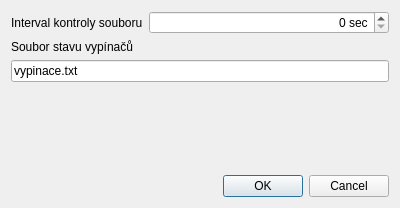
<?xml version="1.0" encoding="UTF-8"?>
<ui version="4.0">
 <class>SettingsDialog</class>
 <widget class="QDialog" name="SettingsDialog">
  <property name="geometry">
   <rect>
    <x>0</x>
    <y>0</y>
    <width>400</width>
    <height>208</height>
   </rect>
  </property>
  <property name="windowTitle">
   <string>Dialog</string>
  </property>
  <layout class="QVBoxLayout" name="verticalLayout">
   <item>
    <layout class="QFormLayout" name="formLayout">
     <item row="0" column="0">
      <widget class="QLabel" name="label_2">
       <property name="text">
        <string>Interval kontroly souboru</string>
       </property>
      </widget>
     </item>
     <item row="0" column="1">
      <widget class="QSpinBox" name="edCheckInterval">
       <property name="alignment">
        <set>Qt::AlignRight|Qt::AlignTrailing|Qt::AlignVCenter</set>
       </property>
       <property name="suffix">
        <string> sec</string>
       </property>
       <property name="maximum">
        <number>600</number>
       </property>
      </widget>
     </item>
     <item row="1" column="0">
      <widget class="QLabel" name="label">
       <property name="text">
        <string>Soubor stavu vypínačů</string>
       </property>
      </widget>
     </item>
     <item row="2" column="0" colspan="2">
      <widget class="QLineEdit" name="edPowerSwitchesFile">
       <property name="text">
        <string>vypinace.txt</string>
       </property>
      </widget>
     </item>
    </layout>
   </item>
   <item>
    <widget class="QDialogButtonBox" name="buttonBox">
     <property name="orientation">
      <enum>Qt::Horizontal</enum>
     </property>
     <property name="standardButtons">
      <set>QDialogButtonBox::Cancel|QDialogButtonBox::Ok</set>
     </property>
    </widget>
   </item>
  </layout>
 </widget>
 <tabstops>
  <tabstop>edCheckInterval</tabstop>
  <tabstop>edPowerSwitchesFile</tabstop>
 </tabstops>
 <resources/>
 <connections>
  <connection>
   <sender>buttonBox</sender>
   <signal>accepted()</signal>
   <receiver>SettingsDialog</receiver>
   <slot>accept()</slot>
   <hints>
    <hint type="sourcelabel">
     <x>248</x>
     <y>254</y>
    </hint>
    <hint type="destinationlabel">
     <x>157</x>
     <y>274</y>
    </hint>
   </hints>
  </connection>
  <connection>
   <sender>buttonBox</sender>
   <signal>rejected()</signal>
   <receiver>SettingsDialog</receiver>
   <slot>reject()</slot>
   <hints>
    <hint type="sourcelabel">
     <x>316</x>
     <y>260</y>
    </hint>
    <hint type="destinationlabel">
     <x>286</x>
     <y>274</y>
    </hint>
   </hints>
  </connection>
 </connections>
</ui>
